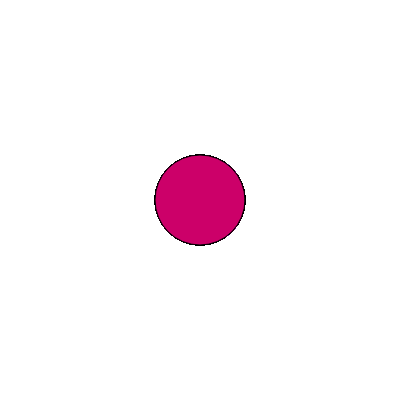
Frame 1 (no input)
Frame 60 (no input): identical to frame 1, image omitted
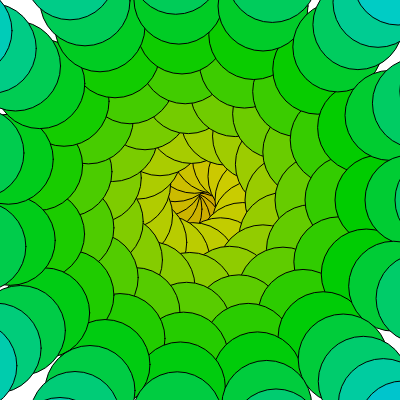
Frame 120 (the mouse pressed at the canvas centre since frame 60)

The p5.js sketch that drew these frames (run headless with seeded random() and noise() and a simulated clock; from frame 60 on, the mouse is pressed at the canvas centre):

// p5.js sketch
// ── sketch.js




function setup() {
  createCanvas(400, 400);
  colorMode (HSB);
}

function draw() {

  var greenColor = 255;


  background(200);
  fill(0,greenColor,0);

  var myVar = 0;
  var numOfLoop = 300;
  var yeseul = 90;
  for (var i =0; i < numOfLoop; i++) {

  var theta = i * (Math.PI *2 / numOfLoop) * (mouseY * 0.1);
  var radius = mouseX * 0.01 *i;

  var xPos = Math.cos(theta) * radius + width/2;
  var yPos = Math.sin(theta) * radius + height/2;

  fill(30 + i *1, 200 ,80);
  ellipse(xPos,yPos,yeseul,yeseul);
  }

}
